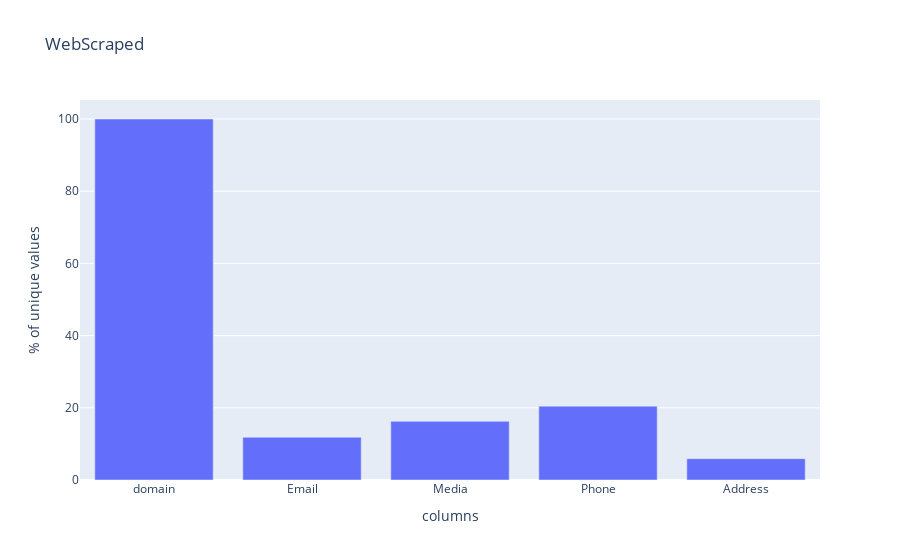

Source (notebook cell):
### Code cell
df = pd.read_csv('./SubmissionFinal.csv')
# This takes into consideration also the websites that could not be accessed
description = df.describe()

y=[description[col].iloc[1]/description['domain'].iloc[1]*100 for col in df.columns]

fig = px.bar(x=df.columns, y=y, labels={'x': 'columns', 'y': '% of unique values'}, title="WebScraped")
fig.show()

### Figure 1 — Plotly figure (JSON) as saved in the notebook; plotly's stock layout.template omitted (floating-point values rounded to 4 significant figures)
{"data": [{"hovertemplate": "columns=%{x}<br>% of unique values=%{y}<extra></extra>", "legendgroup": "", "marker": {"color": "#636efa", "pattern": {"shape": ""}}, "name": "", "orientation": "v", "showlegend": false, "textposition": "auto", "type": "bar", "x": ["domain", "Email", "Media", "Phone", "Address"], "xaxis": "x", "y": [100.0, 11.84, 16.25, 20.46, 5.918], "yaxis": "y"}], "layout": {"barmode": "relative", "legend": {"tracegroupgap": 0}, "title": {"text": "WebScraped"}, "xaxis": {"anchor": "y", "domain": [0, 1], "title": {"text": "columns"}}, "yaxis": {"anchor": "x", "domain": [0, 1], "title": {"text": "% of unique values"}}}}
